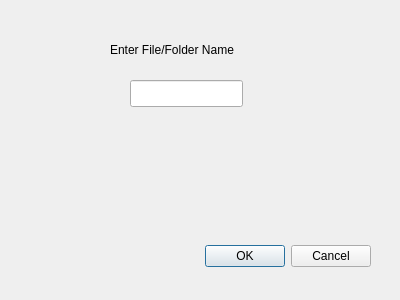
<?xml version="1.0" encoding="UTF-8"?>
<ui version="4.0">
 <class>enterNameDialog</class>
 <widget class="QDialog" name="enterNameDialog">
  <property name="geometry">
   <rect>
    <x>0</x>
    <y>0</y>
    <width>400</width>
    <height>300</height>
   </rect>
  </property>
  <property name="windowTitle">
   <string>Dialog</string>
  </property>
  <widget class="QDialogButtonBox" name="buttonBox">
   <property name="geometry">
    <rect>
     <x>30</x>
     <y>240</y>
     <width>341</width>
     <height>32</height>
    </rect>
   </property>
   <property name="orientation">
    <enum>Qt::Horizontal</enum>
   </property>
   <property name="standardButtons">
    <set>QDialogButtonBox::Cancel|QDialogButtonBox::Ok</set>
   </property>
  </widget>
  <widget class="QLabel" name="label">
   <property name="geometry">
    <rect>
     <x>110</x>
     <y>40</y>
     <width>161</width>
     <height>20</height>
    </rect>
   </property>
   <property name="text">
    <string>Enter File/Folder Name</string>
   </property>
  </widget>
  <widget class="QLineEdit" name="lineEdit">
   <property name="geometry">
    <rect>
     <x>130</x>
     <y>80</y>
     <width>113</width>
     <height>27</height>
    </rect>
   </property>
  </widget>
 </widget>
 <resources/>
 <connections>
  <connection>
   <sender>buttonBox</sender>
   <signal>accepted()</signal>
   <receiver>enterNameDialog</receiver>
   <slot>accept()</slot>
   <hints>
    <hint type="sourcelabel">
     <x>248</x>
     <y>254</y>
    </hint>
    <hint type="destinationlabel">
     <x>157</x>
     <y>274</y>
    </hint>
   </hints>
  </connection>
  <connection>
   <sender>buttonBox</sender>
   <signal>rejected()</signal>
   <receiver>enterNameDialog</receiver>
   <slot>reject()</slot>
   <hints>
    <hint type="sourcelabel">
     <x>316</x>
     <y>260</y>
    </hint>
    <hint type="destinationlabel">
     <x>286</x>
     <y>274</y>
    </hint>
   </hints>
  </connection>
 </connections>
</ui>
